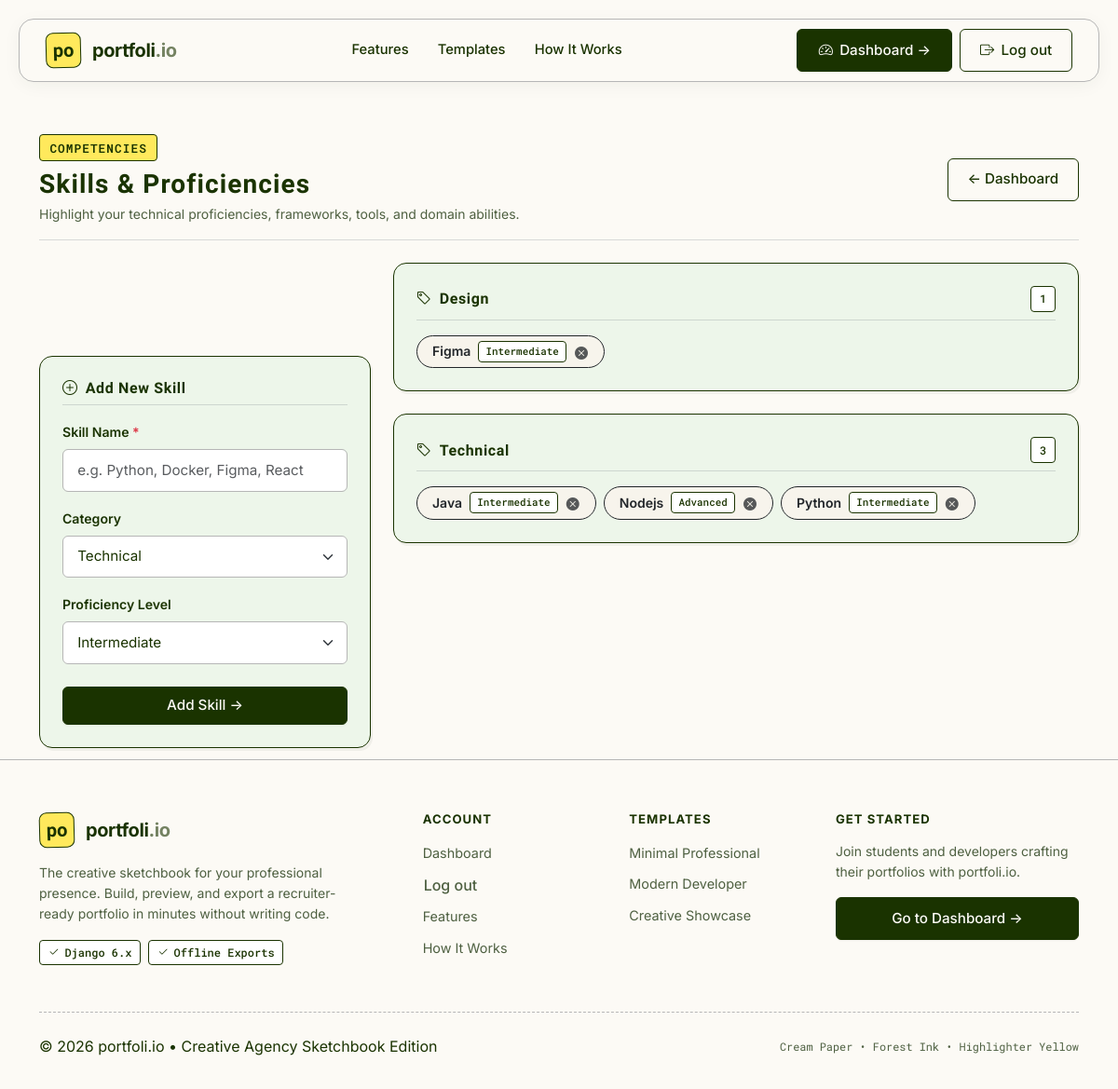
The page /skills/ (signed in) on the database its author committed.
### myapp/models.py (models this page shows, shortened)
class Skill(models.Model):
    CATEGORY_CHOICES = [
        ('Technical', 'Technical'),
        ('Frontend', 'Frontend'),
        ('Backend', 'Backend'),
        ('Design', 'Design'),
        ('Tools & Others', 'Tools & Others'),
        ('Soft Skills', 'Soft Skills'),
    ]
    PROFICIENCY_CHOICES = [
        ('Beginner', 'Beginner'),
        ('Intermediate', 'Intermediate'),
        ('Advanced', 'Advanced'),
        ('Expert', 'Expert'),
    ]
    user = models.ForeignKey(User, on_delete=models.CASCADE, related_name='skills')
    name = models.CharField(max_length=100, verbose_name="Skill Name", help_text="e.g. Python, Figma, React, Docker")
    category = models.CharField(max_length=50, choices=CATEGORY_CHOICES, default='Technical')
    proficiency = models.CharField(max_length=50, choices=PROFICIENCY_CHOICES, default='Intermediate')
    created_at = models.DateTimeField(auto_now_add=True)
    class Meta:
        ordering = ['category', 'name']

### myapp/views.py (the view)
# urls.py: path('skills/', views.skill_list_view, name='skill_list'),
@login_required(login_url='login')
def skill_list_view(request):
    if request.method == 'POST':
        form = SkillForm(request.POST)
        if form.is_valid():
            skill = form.save(commit=False)
            skill.user = request.user
            skill.save()
            messages.success(request, f"Skill '{skill.name}' was added.")
            return redirect('skill_list')
        else:
            messages.error(request, "Please correct the skill form errors.")
    else:
        form = SkillForm()
    skills = request.user.skills.all()
    categories = {}
    for skill in skills:
        categories.setdefault(skill.category, []).append(skill)
    return render(request, 'skills/list.html', {
        'skills': skills,
        'categories': categories,
        'form': form
    })

### myapp/forms.py
class SkillForm(forms.ModelForm):
    class Meta:
        model = Skill
        fields = ['name', 'category', 'proficiency']
        widgets = {
            'name': forms.TextInput(attrs={
                'class': 'form-control',
                'placeholder': 'e.g. Python, Docker, Figma, React'
            }),
            'category': forms.Select(attrs={
                'class': 'form-select'
            }),
            'proficiency': forms.Select(attrs={
                'class': 'form-select'
            }),
        }

### templates/skills/list.html (shortened to what this page needs)
{% extends 'base.html' %}
{% load static %}
{% block content %}
<section class="py-5" style="min-height: calc(100vh - 200px); background-color: var(--color-cream-paper);">
    <div class="container" style="max-width: 1140px;">
        <div class="mb-4">
            <div class="d-flex flex-column flex-md-row justify-content-between align-items-md-center gap-3 pb-3 border-bottom border-secondary border-opacity-25">
                <div>
                    <span class="section-eyebrow-sketch mb-2">Competencies</span>
                    <h2 class="font-display h3 mb-1">Skills &amp; Proficiencies</h2>
                    <p class="text-muted small mb-0">Highlight your technical proficiencies, frameworks, tools, and domain abilities.</p>
                </div>
                <div class="d-flex gap-2">
                    <a href="{% url 'dashboard' %}" class="btn btn-outline-custom">
                        &larr; Dashboard
                    </a>
                </div>
            </div>
        </div>
        <div class="row g-4">
            <div class="col-lg-4">
                <div class="card-sketch sticky-top" style="top: 100px;">
                    <div class="mb-3 pb-2 border-bottom border-secondary border-opacity-25">
                        <h4 class="font-display h6 mb-0"><i class="bi bi-plus-circle me-2"></i>Add New Skill</h4>
                    </div>
                    <div>
                        <form method="post" action="{% url 'skill_list' %}" novalidate>
                            <div class="mb-3">
                                <label for="{{ form.name.id_for_label }}" class="form-label">
                                    Skill Name <span class="text-danger">*</span>
                                </label>
                                {{ form.name }}
                            </div>
                            <div class="mb-3">
                                <label for="{{ form.category.id_for_label }}" class="form-label">
                                    Category
                                </label>
                                {{ form.category }}
                            </div>
                            <div class="mb-4">
                                <label for="{{ form.proficiency.id_for_label }}" class="form-label">
                                    Proficiency Level
                                </label>
                                {{ form.proficiency }}
                            </div>
                            <button type="submit" class="btn btn-primary-custom w-100 py-2">
                                Add Skill &rarr;
                            </button>
                        </form>
                    </div>
                </div>
            </div>
            <div class="col-lg-8">
                {% if categories %}
                    {% for category, skill_list in categories.items %}
                    <div class="card-sketch mb-4">
                        <div class="d-flex justify-content-between align-items-center mb-3 pb-2 border-bottom border-secondary border-opacity-25">
                            <h4 class="font-display h6 mb-0">
                                <i class="bi bi-tag me-2"></i>{{ category }}
                            </h4>
                            <span class="badge-tag mono-tag">{{ skill_list|length }}</span>
                        </div>
                        <div class="d-flex flex-wrap gap-2">
                            {% for skill in skill_list %}
                            <div class="d-inline-flex align-items-center rounded-pill px-3 py-1 border border-dark" style="background-color: #f7f4ec;">
                                <span class="fw-semibold text-dark me-2 small">{{ skill.name }}</span>
                                <span class="badge-tag mono-tag me-2" style="font-size: 0.68rem; padding: 0.1rem 0.45rem;">
                                    {{ skill.proficiency }}
                                </span>
                                <form method="post" action="{% url 'skill_delete' skill.pk %}" class="d-inline m-0">
                                    <button type="submit" class="btn btn-sm btn-link p-0 text-dark opacity-75" title="Remove {{ skill.name }}" onclick="return confirm('Remove skill {{ skill.name }}?');">
                                        <i class="bi bi-x-circle-fill"></i>
                                    </button>
                                </form>
                            </div>
                            {% endfor %}
                        </div>
                    </div>
                    {% endfor %}
                {% endif %}
            </div>
        </div>
    </div>
</section>
{% endblock %}

### rows shown on the page
Skill: category "Design", skill_list "1", name "Figma", proficiency "Intermediate"
Skill: category "Technical", skill_list "3", name "Java", proficiency "Intermediate"
Skill: name "Nodejs", proficiency "Advanced"
Skill: name "Python", proficiency "Intermediate"
